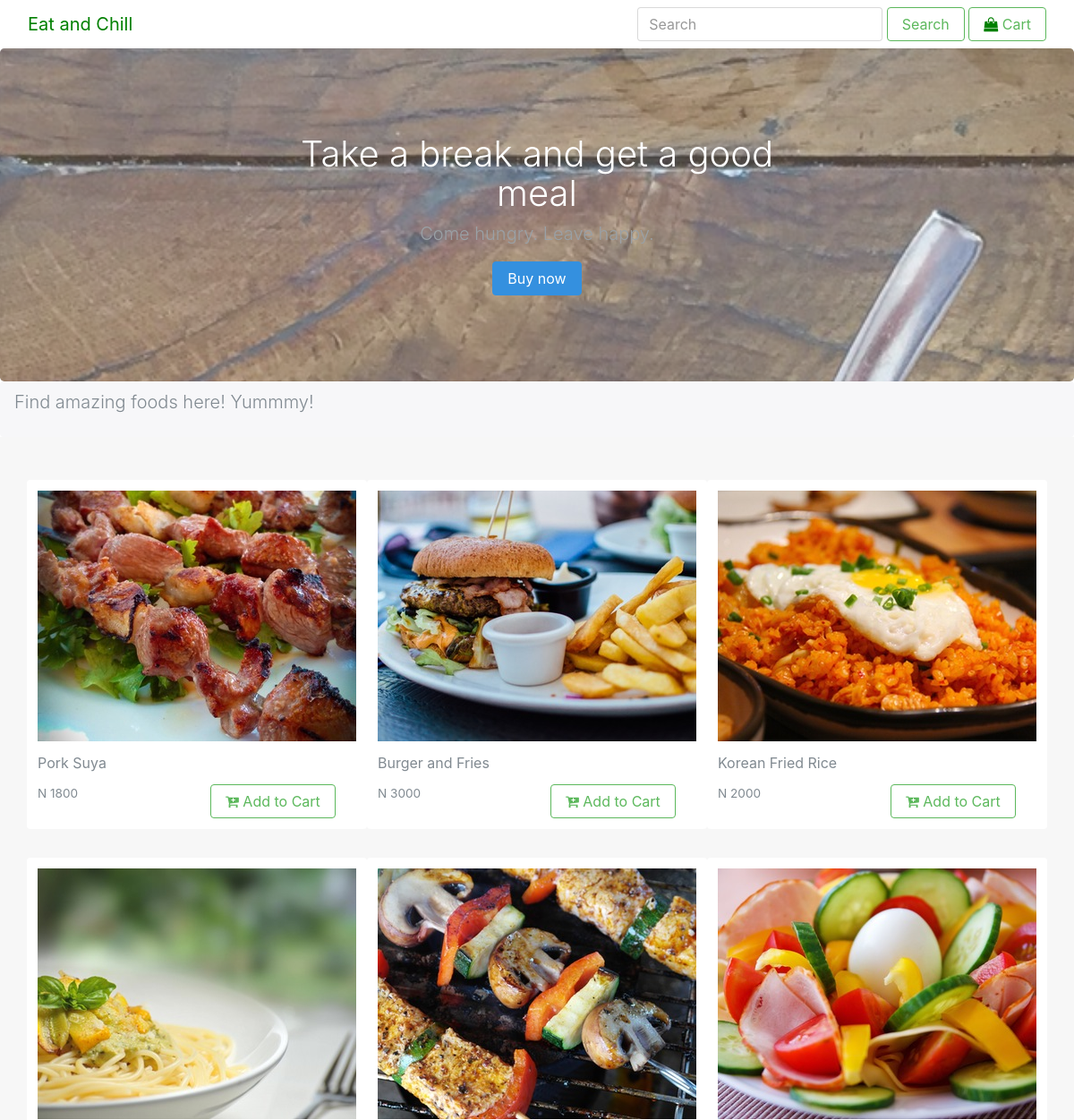
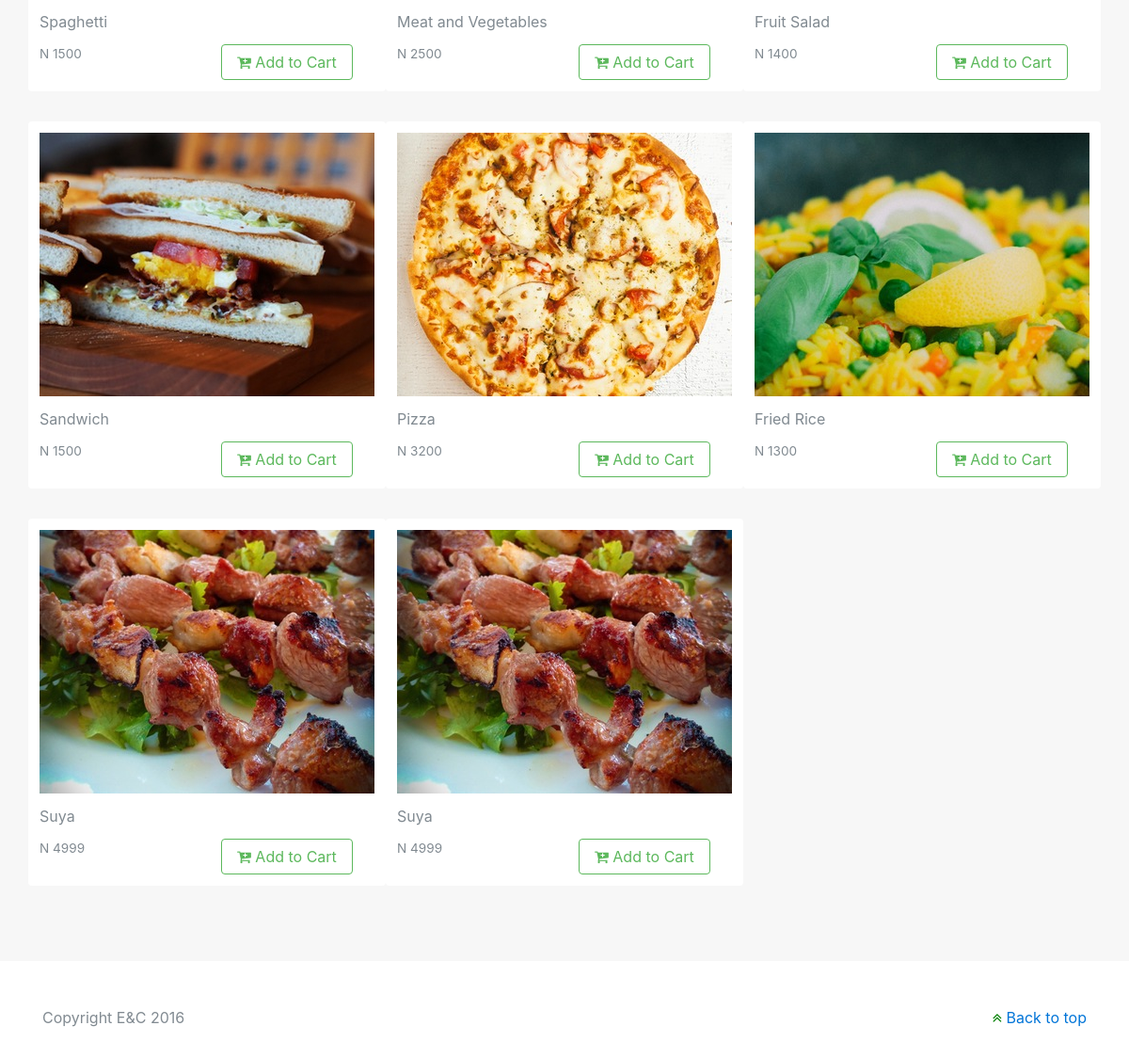
The app's page /clones/reverthome.php with its own data (2 pictures, top to bottom).
### tables this page shows
CREATE TABLE `food_list` (
  `id` int(11) NOT NULL,
  `name` varchar(128) NOT NULL,
  `price` int(11) NOT NULL,
  `image` text NOT NULL
);

### clones/reverthome.php (the view, shortened to what this page needs)
<?php
$link = mysqli_connect("localhost","root","","se");
$query = "SELECT * FROM food_list";
$result = mysqli_query($link,$query);
$food = [];
while ($row = mysqli_fetch_assoc($result)){
  array_push($food,$row);
}
?>
<!DOCTYPE html>
<html lang="en">
<head>
  <link href="./css/bootstrap.min.css" rel="stylesheet">
  <link href="./css/album.css" rel="stylesheet">
  <link href="./font-awesome/css/font-awesome.min.css" rel="stylesheet"/>
</head>
<body>
  <div class="navbar navbar-static-top navbar-dark">
    <div class="container-fluid">
      <a href="#" class="navbar-brand" id="brandcolor">Eat and Chill</a>
      <form class="form-inline float-xs-right">
        <input class="form-control" type="text" placeholder="Search">
        <button class="btn btn-outline-success" type="submit">Search</button>
        <button class="btn btn-outline-success"><i class="fa fa-shopping-bag" aria-hidden="true" id="brandcolor"> </i> Cart</button>
      </form>
    </div>
  </div>
  <section class="jumbotron text-xs-center" id="background">
    <div class="container">
      <h1 class="jumbotron-heading" id="hd">Take a break and get a good meal</h1>
      <p class="lead text-muted" id="hd">Come hungry. Leave happy.</p>
      <p>
        <a href="#" class="btn btn-primary">Buy now</a>
      </p>
    </div>
  </section>
  <nav class="navbar navbar-light bg-faded">
    <p class="lead text-muted" id="hd">Find amazing foods here! Yummmy!</p>
    </nav>
<div class="album text-muted">
  <div class="container">
    <div class="row">
      <?php
      foreach($food as $key=>$value){
        ?>
        <div class="card">
          <img class="img-fluid" src="./img/<?= $value['image']?>" alt="Pork Suya">
          <p class="card-title"><?= $value['name']?></p>
          <div class="row">
            <div class="col-md-6"><p class="card-text">N <?= $value['price']?></p></div>
            <div class="col-md-6"><button class="btn btn-outline-success" type="add"><i class="fa fa-cart-plus" aria-hidden="true"></i> Add to Cart</button></div>
          </div>
        </div>
        <?php
      }
      ?>
    </div>
  </div>
</div>
<footer class="text-muted">
  <div class="container">
    <p class="float-xs-right">
      <a href="#"><i class="fa fa-angle-double-up" aria-hidden="true" id="brandcolor"></i> Back to top</a>
    </p>
    <p>Copyright E&C 2016</p>
  </div>
</footer>
</body>
</html>

### css/album.css (style rules this page uses)
.navbar { margin-bottom: 0; }
.jumbotron { padding-top: 6rem; padding-bottom: 6rem; margin-bottom: 0; background-color: #fff; }
.jumbotron p:last-child { margin-bottom: 0; }
.jumbotron-heading { font-weight: 300; }
.jumbotron .container { max-width: 40rem; }
.album { min-height: 50rem; padding-top: 3rem; padding-bottom: 3rem; background-color: #f7f7f7; }
.card { float: left; width: 33.333%; padding: .75rem; margin-bottom: 2rem; border: 0; }
.card > img { margin-bottom: .75rem; }
.card-text { font-size: 85%; }
footer { padding-top: 3rem; padding-bottom: 3rem; }
footer p { margin-bottom: .25rem; }

### clones/reverthome.php (style rules this page uses)
#background { overflow: hidden; background:url('./img/background.jpeg') no-repeat center center fixed ; background-size: 100%; -webkit-background-size: cover; -moz-background-size: cover; -o-background-size: cover; background-size: cover; background-color: transparent; opacity: 0.8; }
#hd { color: white; }
#brandcolor { color:green; }

### records on screen
food_list: image (picture), name "Pork Suya", price "1800"
food_list: image (picture), name "Burger and Fries", price "3000"
food_list: image (picture), name "Korean Fried Rice", price "2000"
food_list: image (picture), name "Spaghetti", price "1500"
food_list: image (picture), name "Meat and Vegetables", price "2500"
food_list: image (picture), name "Fruit Salad", price "1400"
food_list: image (picture), name "Sandwich", price "1500"
food_list: image (picture), name "Pizza", price "3200"
food_list: image (picture), name "Fried Rice", price "1300"
food_list: image (picture), name "Suya", price "4999"
food_list: image (picture), name "Suya", price "4999"
